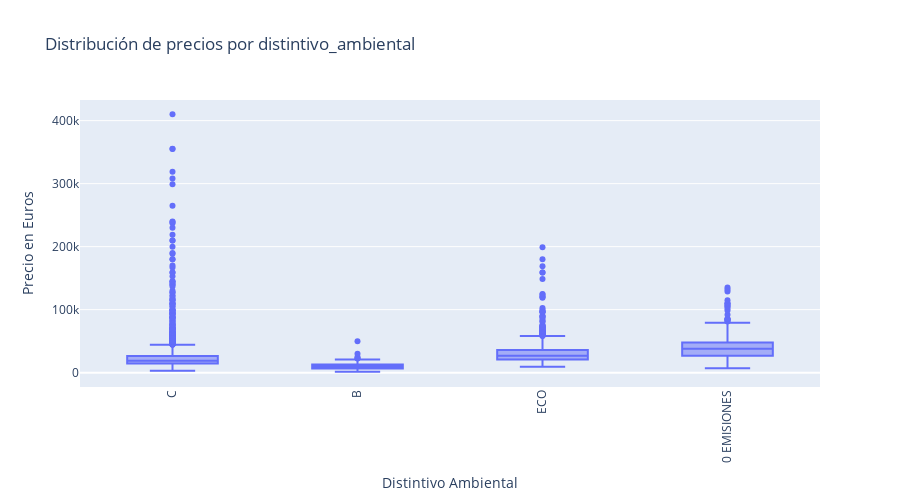
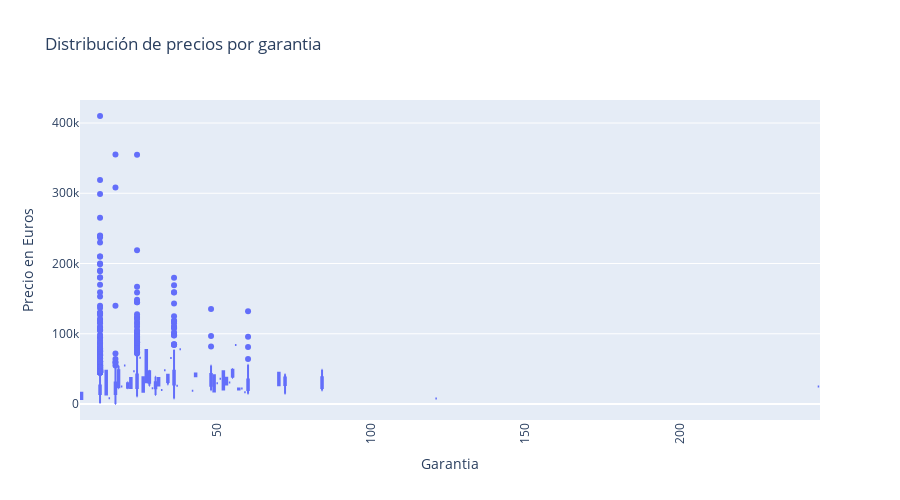
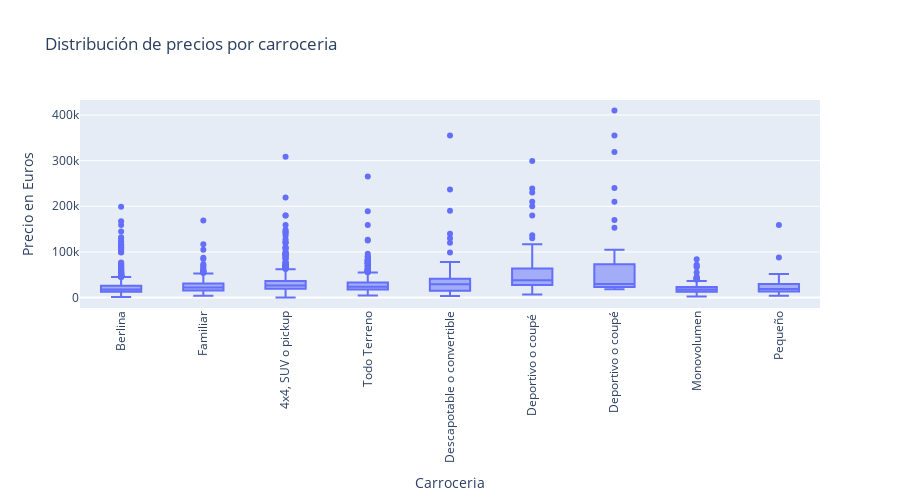
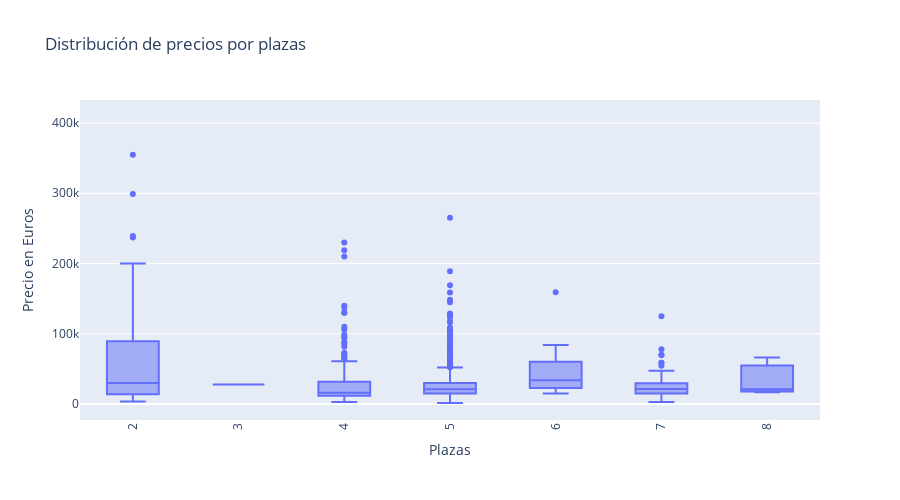

The cell these charts' notebook holds for them, in order:
### Code cell
for columna in columnas_categoricas:
    fig = px.box(df, x=columna, y='precio', 
                 title=f'Distribución de precios por {columna}',
                 labels={columna: formatear_texto(columna), 'precio': 'Precio en Euros'})

    fig.update_layout(xaxis_tickangle=-90, width=900, height=500)  
    fig.show()

### Figure 1 — Plotly figure (JSON) as saved in the notebook; plotly's stock layout.template omitted (floating-point values rounded to 4 significant figures; data arrays with more than 128 entries replaced by an {"elided": "..."} marker saying what was removed)
{"data": [{"alignmentgroup": "True", "hovertemplate": "Distintivo Ambiental=%{x}<br>Precio en Euros=%{y}<extra></extra>", "legendgroup": "", "marker": {"color": "#636efa"}, "name": "", "notched": false, "offsetgroup": "", "orientation": "v", "showlegend": false, "type": "box", "x": {"elided": "4778 str values"}, "x0": " ", "xaxis": "x", "y": {"elided": "4778 float values"}, "y0": " ", "yaxis": "y"}], "layout": {"boxmode": "group", "height": 500, "legend": {"tracegroupgap": 0}, "title": {"text": "Distribución de precios por distintivo_ambiental"}, "width": 900, "xaxis": {"anchor": "y", "domain": [0, 1], "tickangle": -90, "title": {"text": "Distintivo Ambiental"}}, "yaxis": {"anchor": "x", "domain": [0, 1], "title": {"text": "Precio en Euros"}}}}

### Figure 2 — Plotly figure (JSON) as saved in the notebook; plotly's stock layout.template omitted (floating-point values rounded to 4 significant figures; data arrays with more than 128 entries replaced by an {"elided": "..."} marker saying what was removed)
{"data": [{"alignmentgroup": "True", "hovertemplate": "Garantia=%{x}<br>Precio en Euros=%{y}<extra></extra>", "legendgroup": "", "marker": {"color": "#636efa"}, "name": "", "notched": false, "offsetgroup": "", "orientation": "v", "showlegend": false, "type": "box", "x": {"elided": "4778 float values"}, "x0": " ", "xaxis": "x", "y": {"elided": "4778 float values"}, "y0": " ", "yaxis": "y"}], "layout": {"boxmode": "group", "height": 500, "legend": {"tracegroupgap": 0}, "title": {"text": "Distribución de precios por garantia"}, "width": 900, "xaxis": {"anchor": "y", "domain": [0, 1], "tickangle": -90, "title": {"text": "Garantia"}}, "yaxis": {"anchor": "x", "domain": [0, 1], "title": {"text": "Precio en Euros"}}}}

### Figure 3 — Plotly figure (JSON) as saved in the notebook; plotly's stock layout.template omitted (floating-point values rounded to 4 significant figures; data arrays with more than 128 entries replaced by an {"elided": "..."} marker saying what was removed)
{"data": [{"alignmentgroup": "True", "hovertemplate": "Carroceria=%{x}<br>Precio en Euros=%{y}<extra></extra>", "legendgroup": "", "marker": {"color": "#636efa"}, "name": "", "notched": false, "offsetgroup": "", "orientation": "v", "showlegend": false, "type": "box", "x": {"elided": "4778 str values"}, "x0": " ", "xaxis": "x", "y": {"elided": "4778 float values"}, "y0": " ", "yaxis": "y"}], "layout": {"boxmode": "group", "height": 500, "legend": {"tracegroupgap": 0}, "title": {"text": "Distribución de precios por carroceria"}, "width": 900, "xaxis": {"anchor": "y", "domain": [0, 1], "tickangle": -90, "title": {"text": "Carroceria"}}, "yaxis": {"anchor": "x", "domain": [0, 1], "title": {"text": "Precio en Euros"}}}}

### Figure 4 — Plotly figure (JSON) as saved in the notebook; plotly's stock layout.template omitted (floating-point values rounded to 4 significant figures; data arrays with more than 128 entries replaced by an {"elided": "..."} marker saying what was removed)
{"data": [{"alignmentgroup": "True", "hovertemplate": "Plazas=%{x}<br>Precio en Euros=%{y}<extra></extra>", "legendgroup": "", "marker": {"color": "#636efa"}, "name": "", "notched": false, "offsetgroup": "", "orientation": "v", "showlegend": false, "type": "box", "x": {"elided": "4778 int values"}, "x0": " ", "xaxis": "x", "y": {"elided": "4778 float values"}, "y0": " ", "yaxis": "y"}], "layout": {"boxmode": "group", "height": 500, "legend": {"tracegroupgap": 0}, "title": {"text": "Distribución de precios por plazas"}, "width": 900, "xaxis": {"anchor": "y", "domain": [0, 1], "tickangle": -90, "title": {"text": "Plazas"}}, "yaxis": {"anchor": "x", "domain": [0, 1], "title": {"text": "Precio en Euros"}}}}
